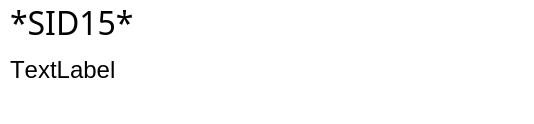
<?xml version="1.0" encoding="UTF-8"?>
<ui version="4.0">
 <class>BarcodeLabel</class>
 <widget class="QFrame" name="BarcodeLabel">
  <property name="geometry">
   <rect>
    <x>0</x>
    <y>0</y>
    <width>534</width>
    <height>124</height>
   </rect>
  </property>
  <property name="styleSheet">
   <string notr="true">background-color: #FFFFFF</string>
  </property>
  <property name="frameShape">
   <enum>QFrame::NoFrame</enum>
  </property>
  <property name="frameShadow">
   <enum>QFrame::Plain</enum>
  </property>
  <widget class="QWidget" name="verticalLayoutWidget">
   <property name="geometry">
    <rect>
     <x>10</x>
     <y>0</y>
     <width>491</width>
     <height>113</height>
    </rect>
   </property>
   <layout class="QVBoxLayout" name="verticalLayout">
    <item>
     <widget class="QLabel" name="barcodeLabel">
      <property name="sizePolicy">
       <sizepolicy hsizetype="Expanding" vsizetype="Expanding">
        <horstretch>0</horstretch>
        <verstretch>0</verstretch>
       </sizepolicy>
      </property>
      <property name="font">
       <font>
        <family>Code-39-Logitogo</family>
        <pointsize>24</pointsize>
        <kerning>false</kerning>
       </font>
      </property>
      <property name="text">
       <string>*SID15*</string>
      </property>
     </widget>
    </item>
    <item>
     <spacer name="verticalSpacer">
      <property name="orientation">
       <enum>Qt::Vertical</enum>
      </property>
      <property name="sizeType">
       <enum>QSizePolicy::Fixed</enum>
      </property>
      <property name="sizeHint" stdset="0">
       <size>
        <width>20</width>
        <height>5</height>
       </size>
      </property>
     </spacer>
    </item>
    <item>
     <widget class="QLabel" name="asciiLabel">
      <property name="font">
       <font>
        <family>Arial</family>
        <pointsize>18</pointsize>
        <kerning>false</kerning>
       </font>
      </property>
      <property name="text">
       <string>TextLabel</string>
      </property>
     </widget>
    </item>
    <item>
     <spacer name="verticalSpacer_2">
      <property name="orientation">
       <enum>Qt::Vertical</enum>
      </property>
      <property name="sizeHint" stdset="0">
       <size>
        <width>20</width>
        <height>40</height>
       </size>
      </property>
     </spacer>
    </item>
   </layout>
  </widget>
 </widget>
 <resources/>
 <connections/>
</ui>
